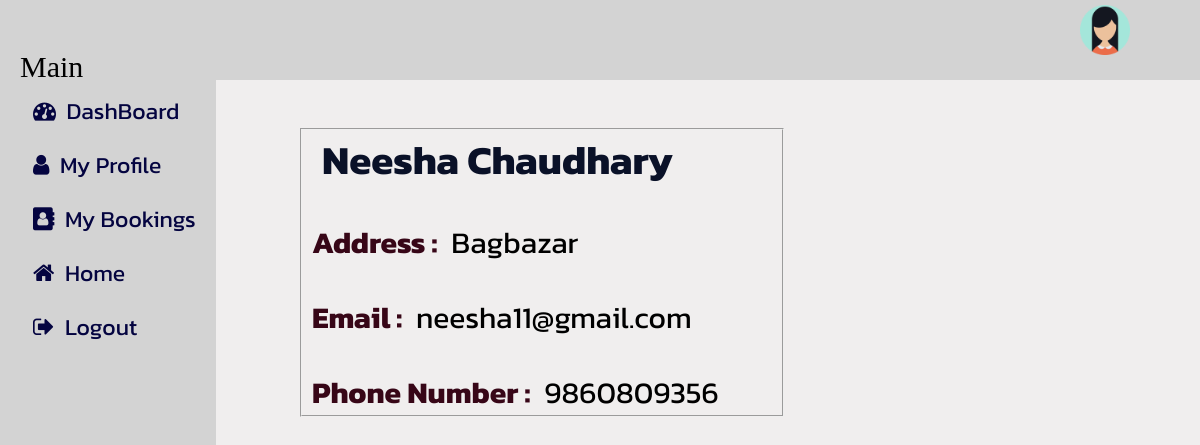
Screenshot of /user/user_profile.php (signed in) with the database file from the repository.
### tables this page shows
CREATE TABLE `customer` (
  `c_id` int(11) NOT NULL,
  `full_Name` varchar(20) DEFAULT NULL,
  `email` varchar(50) DEFAULT NULL,
  `password` varchar(15) DEFAULT NULL,
  `Phone_Number` bigint(20) DEFAULT NULL,
  `Address` varchar(30) NOT NULL
);

### user/user_profile.php (the view, shortened to what this page needs)
 <?php
$c_id = $_SESSION['c_id'];
include_once "connection.php";
$sql = "SELECT customer.full_Name, customer.Address, customer.email, customer.Phone_Number FROM customer WHERE c_id = '$c_id'";
$res = mysqli_query($connection, $sql);
$data = [];
if ($res->num_rows > 0) {
    while ($r = mysqli_fetch_assoc($res)) {
        array_push($data, $r);
    }
}
?>
<!DOCTYPE html>
<html>
<head>
    <link rel="stylesheet" href="https://cdnjs.cloudflare.com/ajax/libs/font-awesome/4.7.0/css/font-awesome.min.css">
    <link rel="stylesheet" type="text/css" href="../style.css">
</head>
<body>
    <?php
    include_once('user-main-dashboard.php');
    ?>
    <div class="up">
    <p>Profile</p>
    </div>
        <div class="container">
        <?php foreach ($data as $key => $user) { ?>
        <fieldset class="uborder">
        <h1 id="uname"><?php echo $user['full_Name'] ?></h1>
        <p><b>Address :</b>&nbsp;&nbsp;<?php echo $user['Address'] ?></p>
        <p><b>Email :</b>&nbsp;&nbsp;<?php echo $user['email'] ?></p>
        <p><b>Phone Number :</b>&nbsp;&nbsp;<?php echo $user['Phone_Number'] ?></p>
    </fieldset>
        <?php } ?>
    </div>
</body>
</html>

### style.css (style rules this page uses)
* { margin: 0; padding: 0; }
body { width: 100%; background: #F0EEEE; }
::placeholder { font-size: 15px; padding-left: 10px; }
.container h1 { color: #0a1128; font-family: Kanit; font-size: 40px; padding-left: 20px; }
.uborder { width: 40%; margin-left: 300px; }
.container b { color: #370617; }
.container p { font-family: Kanit; font-size: 30px; margin-top: 30px; padding-left: 10px; }

### rows the page displays
customer: full_Name "Neesha Chaudhary", Address "Bagbazar", email "neesha11@gmail.com", Phone_Number "9860809356"
